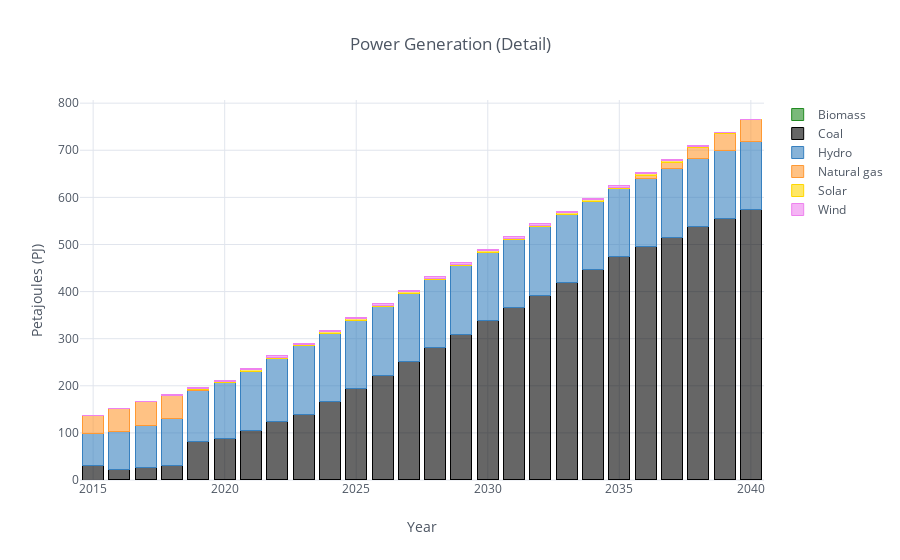

The code cell stored with this chart in its notebook:
### Code cell
#Power generation (Detailed)
gen_df = all_params['ProductionByTechnologyAnnual'][all_params['ProductionByTechnologyAnnual'].t.str.startswith('PWR') & 
                                                   all_params['ProductionByTechnologyAnnual'].f.str.startswith('ELC001')].drop('r', axis=1)
gen_df = df_filter(gen_df,3,6,['TRN'])
df_plot(gen_df,'Petajoules (PJ)','Power Generation (Detail)')

### Figure 1 — Plotly figure (JSON) as saved in the notebook; plotly's stock layout.template omitted (floating-point values rounded to 4 significant figures)
{"data": [{"marker": {"color": "rgba(34, 139, 34, 0.6)", "line": {"color": "rgba(34, 139, 34, 1.0)", "width": 1}}, "name": "Biomass", "orientation": "v", "text": "", "type": "bar", "uid": "9e35235b-e09c-4450-9ec4-57e576afbfe0", "x": [2015, 2016, 2017, 2018, 2019, 2020, 2021, 2022, 2023, 2024, 2025, 2026, 2027, 2028, 2029, 2030, 2031, 2032, 2033, 2034, 2035, 2036, 2037, 2038, 2039, 2040], "y": [0, 0.2365, 0.6701, 1.34, 1.34, 1.419, 1.419, 1.419, 1.419, 1.529, 1.529, 1.529, 1.529, 1.34, 1.34, 1.34, 1.34, 1.34, 1.34, 1.34, 1.34, 1.34, 1.34, 1.34, 1.34, 1.34]}, {"marker": {"color": "rgba(0, 0, 0, 0.6)", "line": {"color": "rgba(0, 0, 0, 1.0)", "width": 1}}, "name": "Coal", "orientation": "v", "text": "", "type": "bar", "uid": "ba33ba5f-861b-4ec8-8b44-40060699162a", "x": [2015, 2016, 2017, 2018, 2019, 2020, 2021, 2022, 2023, 2024, 2025, 2026, 2027, 2028, 2029, 2030, 2031, 2032, 2033, 2034, 2035, 2036, 2037, 2038, 2039, 2040], "y": [30.01, 21.14, 26.21, 29.29, 80.64, 87.72, 104.2, 122.1, 138.4, 164.7, 192.4, 221.3, 249.8, 279.0, 308.5, 338.1, 364.6, 391.4, 418.4, 445.6, 473.1, 494.1, 514.5, 536.6, 552.8, 573.0]}, {"marker": {"color": "rgba(55, 128, 191, 0.6)", "line": {"color": "rgba(55, 128, 191, 1.0)", "width": 1}}, "name": "Hydro", "orientation": "v", "text": "", "type": "bar", "uid": "44d14c3d-b355-4f4a-907e-78ff9661bf87", "x": [2015, 2016, 2017, 2018, 2019, 2020, 2021, 2022, 2023, 2024, 2025, 2026, 2027, 2028, 2029, 2030, 2031, 2032, 2033, 2034, 2035, 2036, 2037, 2038, 2039, 2040], "y": [68.48, 80.75, 89.84, 99.45, 108.4, 117.0, 125.6, 134.1, 144.7, 145.3, 145.3, 144.5, 144.5, 144.5, 144.5, 144.5, 144.5, 144.5, 144.5, 144.5, 144.5, 144.5, 144.5, 144.5, 144.5, 144.5]}, {"marker": {"color": "rgba(255, 153, 51, 0.6)", "line": {"color": "rgba(255, 153, 51, 1.0)", "width": 1}}, "name": "Natural gas", "orientation": "v", "text": "", "type": "bar", "uid": "fe05b00a-4d00-4b82-85bc-16d3ee1a9542", "x": [2015, 2016, 2017, 2018, 2019, 2020, 2021, 2022, 2023, 2024, 2025, 2026, 2027, 2028, 2029, 2030, 2031, 2032, 2033, 2034, 2035, 2036, 2037, 2038, 2039, 2040], "y": [38.66, 49.59, 49.59, 49.59, 2.533, 0.1379, 0.1379, 0.1379, 0.1379, 0.1379, 0.2815, 0.2815, 0.2815, 0.2815, 0, 0, 0, 0, 0, 0, 0, 6.783, 14.32, 22.59, 36.49, 46.71]}, {"marker": {"color": "rgba(255, 215, 0, 0.6)", "line": {"color": "rgba(255, 215, 0, 1.0)", "width": 1}}, "name": "Solar", "orientation": "v", "text": "", "type": "bar", "uid": "9aefee54-08d9-428c-9c75-e8c09d8c2a3c", "x": [2015, 2016, 2017, 2018, 2019, 2020, 2021, 2022, 2023, 2024, 2025, 2026, 2027, 2028, 2029, 2030, 2031, 2032, 2033, 2034, 2035, 2036, 2037, 2038, 2039, 2040], "y": [0, 0, 0, 0, 0.8944, 2.087, 2.981, 2.981, 2.981, 2.981, 2.981, 2.981, 2.981, 2.981, 2.981, 2.981, 2.981, 2.981, 2.981, 2.981, 2.981, 2.981, 2.981, 2.981, 2.087, 0.8944]}, {"marker": {"color": "rgba(238, 130, 238, 0.6)", "line": {"color": "rgba(238, 130, 238, 1.0)", "width": 1}}, "name": "Wind", "orientation": "v", "text": "", "type": "bar", "uid": "a6119132-739e-4853-b53c-c21b4623cb36", "x": [2015, 2016, 2017, 2018, 2019, 2020, 2021, 2022, 2023, 2024, 2025, 2026, 2027, 2028, 2029, 2030, 2031, 2032, 2033, 2034, 2035, 2036, 2037, 2038, 2039, 2040], "y": [0.1921, 0.09609, 0.1729, 1.699, 2.66, 3.344, 3.267, 3.171, 3.171, 3.44, 3.44, 3.44, 3.44, 3.44, 3.44, 3.44, 3.44, 3.44, 3.44, 3.44, 3.44, 3.44, 3.44, 1.376, 0.5111, 0]}], "layout": {"barmode": "stack", "legend": {"bgcolor": "#FFFFFF", "font": {"color": "#4D5663"}, "traceorder": "normal"}, "paper_bgcolor": "#FFFFFF", "plot_bgcolor": "#FFFFFF", "title": {"font": {"color": "#4D5663"}, "text": "Power Generation (Detail)"}, "xaxis": {"gridcolor": "#E1E5ED", "showgrid": true, "tickfont": {"color": "#4D5663"}, "title": {"font": {"color": "#4D5663"}, "text": "Year"}, "zerolinecolor": "#E1E5ED"}, "yaxis": {"gridcolor": "#E1E5ED", "showgrid": true, "tickfont": {"color": "#4D5663"}, "title": {"font": {"color": "#4D5663"}, "text": "Petajoules (PJ)"}, "zerolinecolor": "#E1E5ED"}}}
